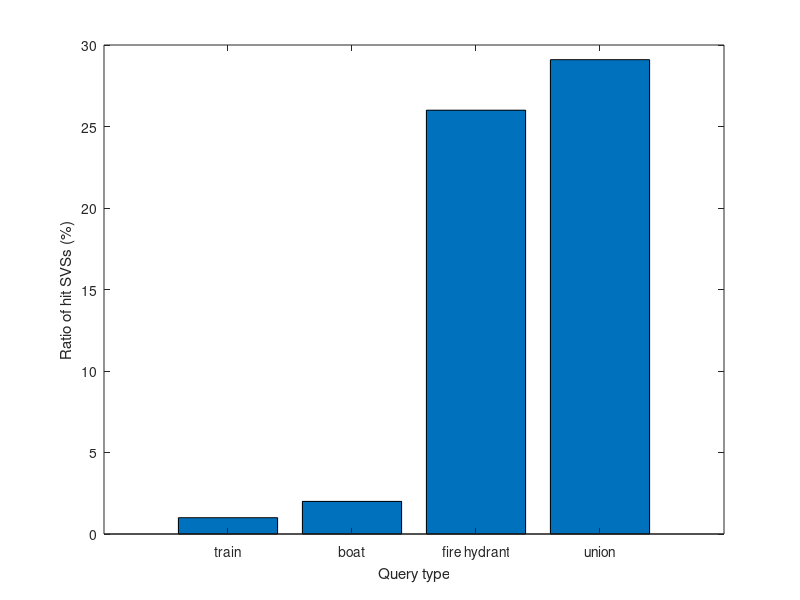

Reproduce this figure in MATLAB. (Note: this script raises an error after producing the figure.)
%% Archival service case study
f = figure;
bar([1; 2; 26; 29.1])
xlabel("Query type")
ylabel("Ratio of hit SVSs (%)")
set(gca, 'XTickLabel', {'train', 'boat', 'fire hydrant', 'union'})
save_plot_as(f, 'end-to-end-archival')